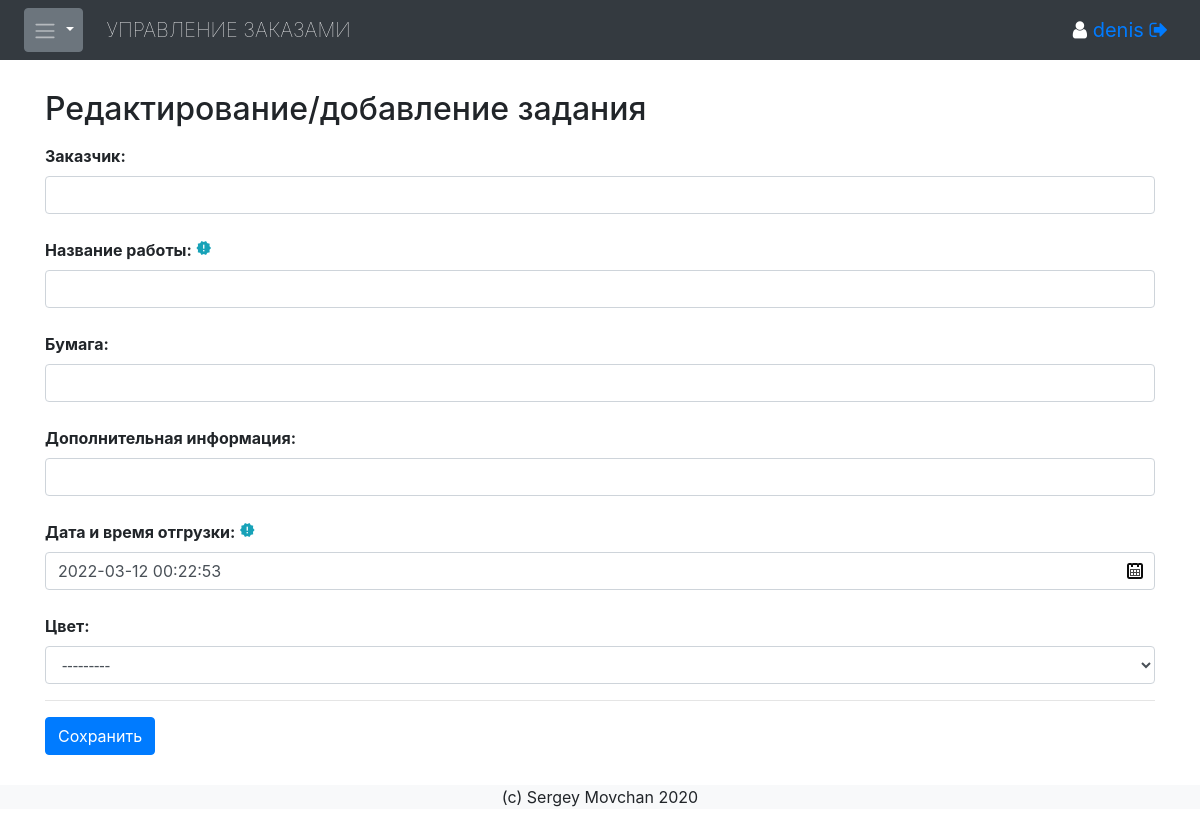
/jobs/addedit/ (signed in), run on an earlier commit of the app's database.
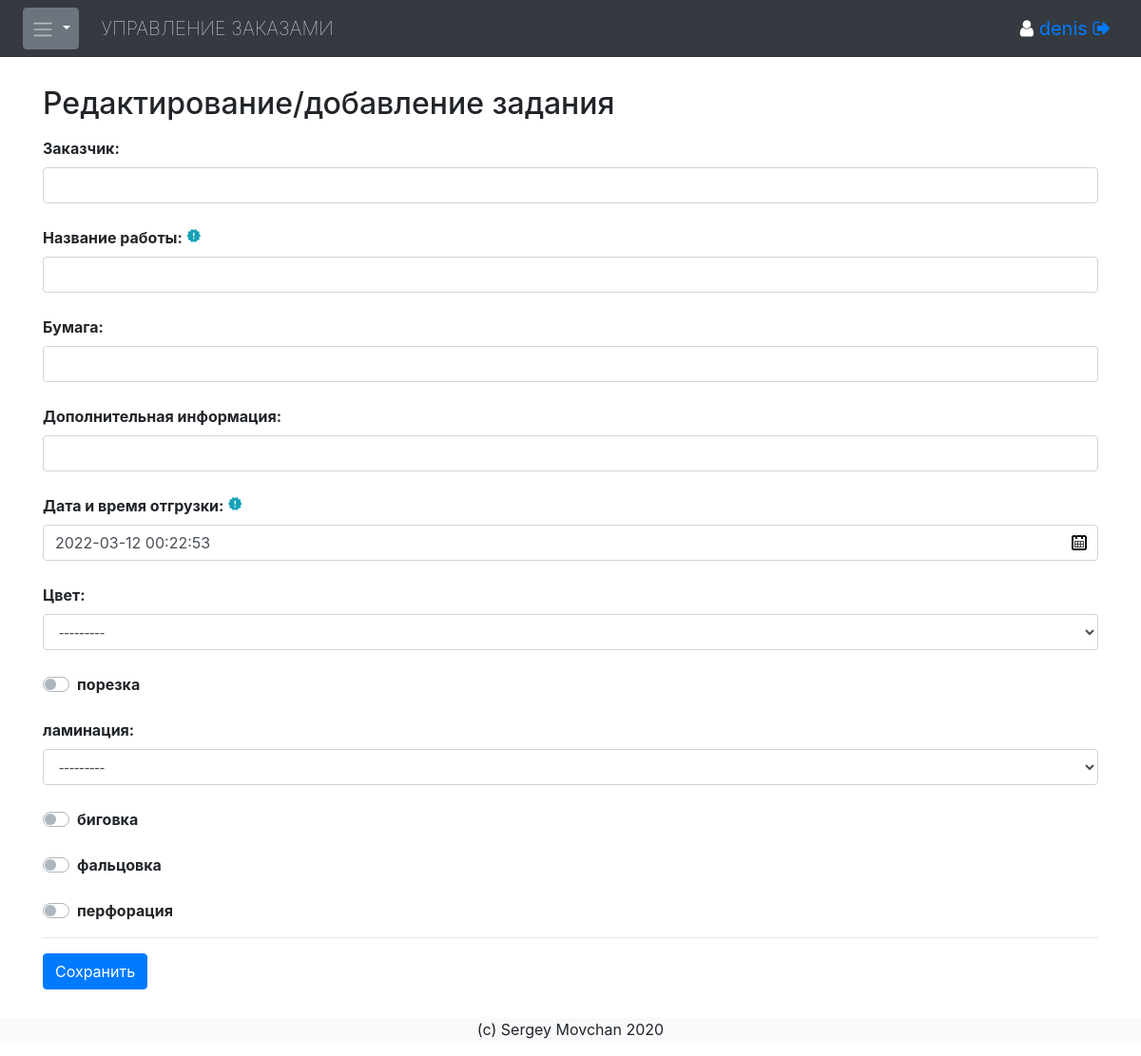
And on a later commit of the database.
### jobqueue/models.py (models this page shows, shortened)
class Tagtype(models.Model):
    name = models.CharField(db_index=True, verbose_name='Название тега', unique=True, max_length=100)
    icon2 = models.CharField(db_index=True, verbose_name='Иконка', max_length=100, null=True, blank=True)
    icon3 = models.TextField(verbose_name='Иконка своя', null=True, blank=True)
    seton = models.BooleanField(verbose_name='Установить для существующих задач', default=False, help_text='Операция может занять много времени при большом количестве задач в БД.')
    techop = models.BooleanField(verbose_name='Технологическая операция', default=False)
    color = models.ForeignKey('Colors', verbose_name='Цвет', null=True, blank=True, on_delete=models.SET_NULL)
    order = models.IntegerField(db_index=True, default=0)
    class Meta:
        ordering = ['order']
    def __str__(self):
        return self.name

### jobqueue/decorators.py (the view)
    def wrap(request, *args, **kwargs):
        user = request.user
        rights = user.profile.rights.names()
        if "task" in rights:
            return function(request, *args, **kwargs)
        else:
            messages.error(request, 'У Вас нет прав создавать, изменять и удалять задачам.', extra_tags='danger')
            raise PermissionDenied

### jobqueue/forms.py (called while the page is built)
def parse_tags(lss):
    regex = r"(?P<name>.*?)\s*\((?P<ext>.*)\)"
    out = {}
    for ls in lss:
        matches = re.search(regex, str(ls))
        if matches:
            name = matches.group('name')
            if type(out.get(name)) is not list:
                out[name] = [(ls.id, ls.name)]
            else:
                out[name].append((ls.id, ls.name))
        else:
            if type(out.get(ls)) is not list:
                out[str(ls)] = [(ls.id, ls.name)]
            else:
                out[str(ls)].append((ls.id, ls.name))
    return out

### jobqueue/models.py (called while the page is built)
    def checknt(self, *args, **kwargs):
        try:
            nval = str(args[0]).rjust(4,"0")
        except:
            return False
        if self.newtag:
            ls = self.newtag.split(",")
        else:
            ls = []
        if nval in ls:
            return True
        else:
            return False

    def __str__(self):
        return self.name

### jobqueue/templates/form.html (shortened to what this page needs)
{% extends 'base.html' %}
{% block content %}
{% load fl_extras %}
<div class="container">
  <h2>{{ form.form_title }}</h2>
<form method="post">
<fieldset>
{% with form=form %}
{% include 's_form.html' %}
{% endwith %}
<hr>
<button id="btok" type="submit" class="btn btn-primary">Сохранить</button>
</fieldset>
</form>
</div>
{% endblock %}

### jobqueue/templates/s_form.html (shortened to what this page needs)
{% load fl_extras %}
{% for field in form %}
{% if field.field.widget.input_type == 'checkbox' %}
<div class="form-group">
  <div class="custom-control custom-switch">
    <label class="custom-control-label mb-0 mt-2 font-weight-bolder" for="{{ field.id_for_label }}">{{ field.label }}</label>
  </div>
</div>
{% else %}
<div class="form-group">
<label class="mb-0 mt-2 font-weight-bolder">{{ field.label_tag }}
{% if field.field.required %}<i class="material-icons text-info" style="font-size:1em;" data-toggle="tooltip" data-placement="top" title="Обязательно к заполнению">new_releases</i>{% endif %}
</label>
{% if field.html_name == 'icon2' %}{{ field|parsetags }}{% else %}{{ field }}{% endif %}
</div>
{% endif %}
{% endfor %}

What changed in the data, as far as the page shows it:
added Tagtype: label "порезка"
added Tagtype: label "биговка"
added Tagtype: label "фальцовка"
now on this page (row edited): Tagtype: label "перфорация"
Also different on the page:
new list line: "ламинация: ---------"
